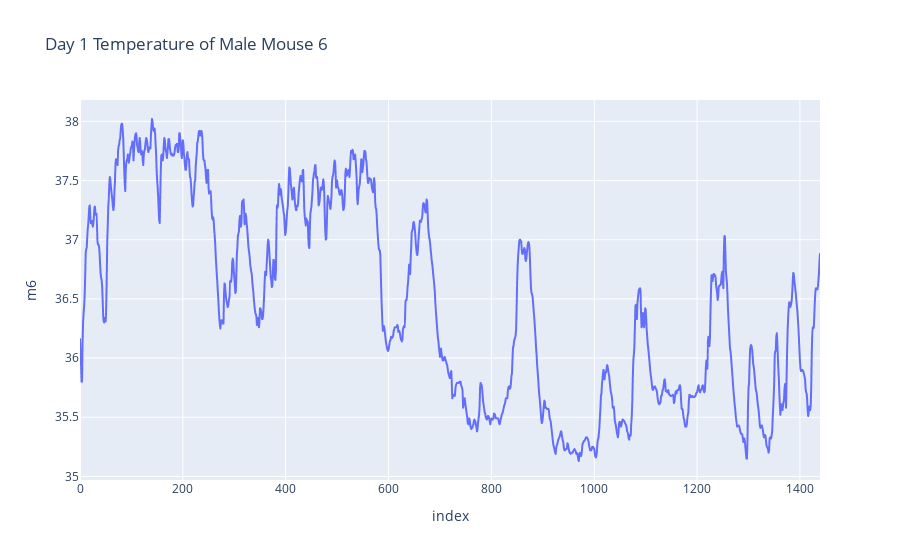

The cell this chart's notebook holds for it:
### Code cell
px.line(testmt, y='m6', title='Day 1 Temperature of Male Mouse 6')

### Figure 1 — Plotly figure (JSON) as saved in the notebook; plotly's stock layout.template omitted (floating-point values rounded to 4 significant figures; data arrays with more than 128 entries replaced by an {"elided": "..."} marker saying what was removed)
{"data": [{"hovertemplate": "index=%{x}<br>m6=%{y}<extra></extra>", "legendgroup": "", "line": {"color": "#636efa", "dash": "solid"}, "marker": {"symbol": "circle"}, "mode": "lines", "name": "", "showlegend": false, "type": "scattergl", "x": {"elided": "1440 int values"}, "xaxis": "x", "y": {"elided": "1440 float values"}, "yaxis": "y"}], "layout": {"legend": {"tracegroupgap": 0}, "title": {"text": "Day 1 Temperature of Male Mouse 6"}, "xaxis": {"anchor": "y", "domain": [0, 1], "title": {"text": "index"}}, "yaxis": {"anchor": "x", "domain": [0, 1], "title": {"text": "m6"}}}}
